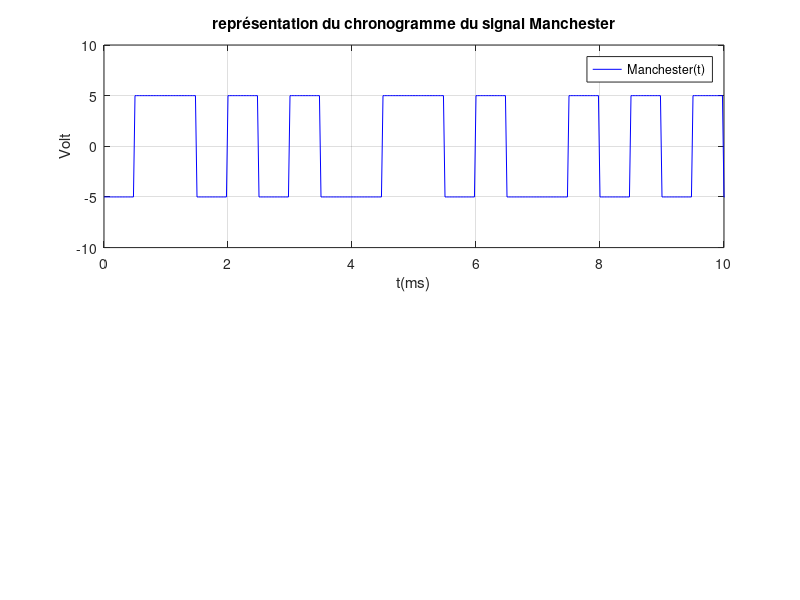

Source code (MATLAB): (Note: this script raises an error after producing the figure.)
%% 
clear;
clc;
close;
%% Définition des variables
D=1000;          %débit en bits/s
Nech_bit=40;    % nombre d'échantillons par symbole; doit être pair.
fe=D*Nech_bit;  %fréquence d'échantillonnage.

Te=1/fe;  % période d'échantillonnage
Tb=1/D;   % durée d'un bit

data=[0 1 1 1 0 1 1 0 0 0 0 0 0 0  1 0 ];  %séquence utilisateur de 10 bits
alea=randi([0 1],1,10000);
data=[data alea];  %ajoute 10000 bits aléatoires
                                         %après la séquence utilisateur

Nb=size(data,2);          %Nb de bits à transmettre
Nech=Nech_bit*Nb;        %nombre total d'échantillons  
Nech_half=Nech_bit/2;
Tmax=Nb*Tb;               %durée de la trame

t=0:Te:Tmax-Te;           %vecteur temps constitué de Ns*Nb échantilllons   


%% Création du signal Manchester
signal_Manchester=[];             %initialisation du signal codé en Manchester
symbole_1=5*ones(1,Nech_half); % Dans le cas ou on a un bit de '1' on a une amplitude de 5V, on envoit donc une suite de 1 (ones)
symbole_0=-5*ones(1,Nech_half); % Dans le cas ou on a un bit de '0' on a une amplitude de -5V, on envoit donc une suite de 1 (ones)

for n=1:Nb      %codage des différents bits
     if (data(n)==1)
        signal_Manchester=[signal_Manchester symbole_1 symbole_0];
     else
        signal_Manchester=[signal_Manchester symbole_0 symbole_1];
     end
    
end   


%% Affichage du chronogramme du signal Manchester
subplot(2,1,1)
plot(t*1000,signal_Manchester,"b"); %t en ms
title('représentation du chronogramme du signal Manchester')
xlabel('t(ms)')
ylabel('Volt')
legend('Manchester(t)')
axis([0 1000*10/D -10 10])  %affichage de 10 symboles
grid on

%% Calcul puis affichage du spectre su signal Manchester 
[X f]=spectre(signal_Manchester,fe,Nech);
subplot(2,1,2);
plot(f,X,"b");
title('Spectre en amplitude du signal codé en Manchester')
xlabel('f(Hz)')
ylabel('dBV')
legend('|Manchester(f)|')
axis([0 4*D -60 0])  %affichage entre 0 et 2*D (Hz)
grid on

